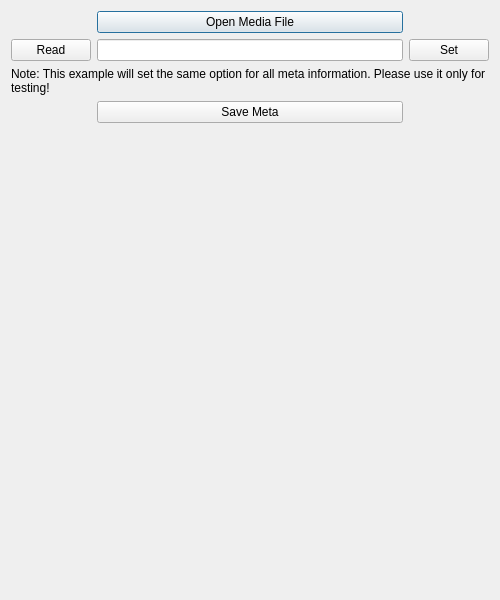
<?xml version="1.0" encoding="UTF-8"?>
<ui version="4.0">
 <class>TestMetaManager</class>
 <widget class="QDialog" name="TestMetaManager">
  <property name="geometry">
   <rect>
    <x>0</x>
    <y>0</y>
    <width>500</width>
    <height>600</height>
   </rect>
  </property>
  <property name="windowTitle">
   <string>Meta Manager Test</string>
  </property>
  <property name="windowIcon">
   <iconset resource="../data/logo.qrc">
    <normaloff>:/vlc-qt/icons/48x48/vlc-qt.png</normaloff>:/vlc-qt/icons/48x48/vlc-qt.png</iconset>
  </property>
  <layout class="QGridLayout" name="gridLayout">
   <item row="0" column="1">
    <widget class="QPushButton" name="buttonOpen">
     <property name="text">
      <string>Open Media File</string>
     </property>
    </widget>
   </item>
   <item row="1" column="0">
    <widget class="QPushButton" name="buttonRead">
     <property name="minimumSize">
      <size>
       <width>75</width>
       <height>0</height>
      </size>
     </property>
     <property name="text">
      <string>Read</string>
     </property>
    </widget>
   </item>
   <item row="1" column="1">
    <widget class="QLineEdit" name="edit"/>
   </item>
   <item row="1" column="2">
    <widget class="QPushButton" name="buttonSet">
     <property name="minimumSize">
      <size>
       <width>75</width>
       <height>0</height>
      </size>
     </property>
     <property name="text">
      <string>Set</string>
     </property>
    </widget>
   </item>
   <item row="3" column="1">
    <widget class="QPushButton" name="buttonSave">
     <property name="text">
      <string>Save Meta</string>
     </property>
    </widget>
   </item>
   <item row="4" column="0" colspan="3">
    <widget class="QLabel" name="labelMeta">
     <property name="text">
      <string/>
     </property>
     <property name="wordWrap">
      <bool>true</bool>
     </property>
    </widget>
   </item>
   <item row="2" column="0" colspan="3">
    <widget class="QLabel" name="labelNote">
     <property name="sizePolicy">
      <sizepolicy hsizetype="Preferred" vsizetype="Maximum">
       <horstretch>0</horstretch>
       <verstretch>0</verstretch>
      </sizepolicy>
     </property>
     <property name="text">
      <string>Note: This example will set the same option for all meta information. Please use it only for testing!</string>
     </property>
     <property name="wordWrap">
      <bool>true</bool>
     </property>
    </widget>
   </item>
   <item row="5" column="0" colspan="3">
    <widget class="QLabel" name="labelSave">
     <property name="sizePolicy">
      <sizepolicy hsizetype="Preferred" vsizetype="Maximum">
       <horstretch>0</horstretch>
       <verstretch>0</verstretch>
      </sizepolicy>
     </property>
     <property name="text">
      <string/>
     </property>
    </widget>
   </item>
   <item row="6" column="0" colspan="3">
    <spacer name="verticalSpacer">
     <property name="orientation">
      <enum>Qt::Vertical</enum>
     </property>
     <property name="sizeHint" stdset="0">
      <size>
       <width>20</width>
       <height>40</height>
      </size>
     </property>
    </spacer>
   </item>
  </layout>
 </widget>
 <resources>
  <include location="../data/logo.qrc"/>
 </resources>
 <connections/>
</ui>
